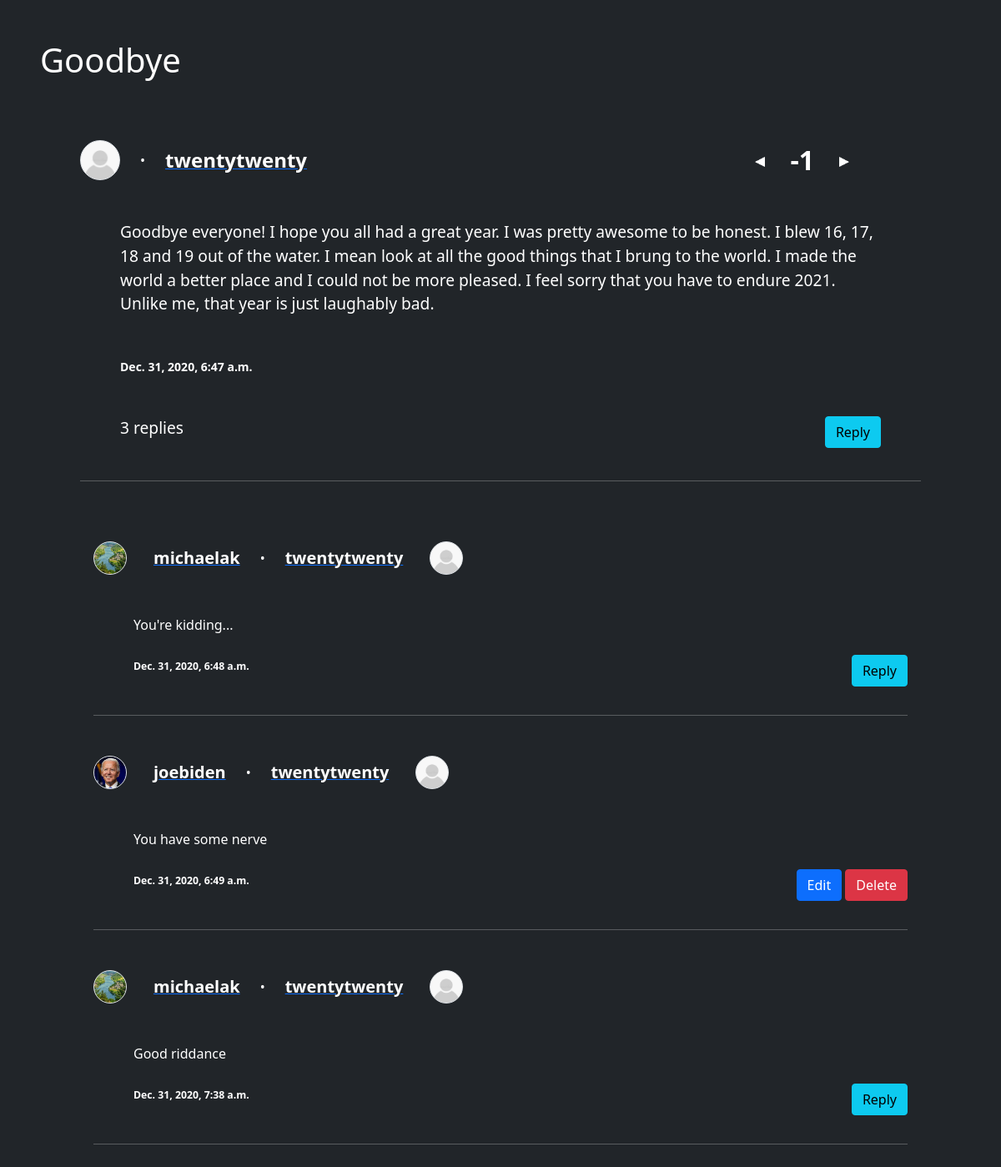
The page /posts/12 (signed in) on the database its author committed.
### forum/models.py (models this page shows, shortened)
class ForumPost (models.Model):
    profile = models.ForeignKey(Profile, on_delete=models.SET_NULL, null=True)
    title = models.CharField(max_length=200)
    description = models.CharField(max_length=3000, validators=[MinLengthValidator(20)])
    date_posted = models.DateTimeField(auto_now_add=True)
    upvotes = models.IntegerField(default=0, null=True, blank=True)
    @property
    def num_replies (self):
        return Reply.objects.filter(to=self).count()
    @property
    def standing (self):
        votes = Vote.objects.filter(post=self)
        return votes.filter(is_positive=True).count() - votes.filter(is_positive=False).count()

class Profile (models.Model):
    forum_user = models.OneToOneField(ForumUser, on_delete=models.CASCADE)
    picture = models.ImageField(default='defpfp.jpg', upload_to='profiles/', null=True, blank=True)
    date_joined = models.DateTimeField(auto_now_add=True)
    description = models.CharField(max_length=500, null=True, blank=True)
    @property
    def picture_url (self):
        try:
            return self.picture.url
        except:
            return ''

class ForumUser (models.Model):
    user = models.OneToOneField(User, on_delete=models.CASCADE)
    first_name = models.CharField(max_length=30)
    surname = models.CharField(max_length=30)
    email = models.EmailField(max_length=100)
    phone = models.CharField(max_length=10, validators=[MinLengthValidator(10)])
    dob = models.DateField()
    location = models.CharField(max_length=100, null=True, blank=True)

class Reply (models.Model):
    to = models.ForeignKey(ForumPost, on_delete=models.SET_NULL, null=True)
    replier = models.ForeignKey(Profile, on_delete=models.SET_NULL, null=True)
    content = models.CharField(max_length=2000, validators=[MinLengthValidator(10)])
    date_replied = models.DateTimeField(auto_now_add=True)

### forum/views.py (the view)
# urls.py: path('posts/<int:post_id>', post_details_view, name='post-details'),
def post_details_view (request, post_id):
    if post_id in [post.id for post in ForumPost.objects.all()]:
        post = ForumPost.objects.get(id=post_id)
        replies = Reply.objects.filter(to=post)
        if request.method == 'POST':
            reply_form = ReplyFrom(request.POST)
            if request.is_ajax():
                _id = request.POST.get('id')
                reply = Reply.objects.get(id=_id)
                try:
                    content = request.POST.get('reply-content')
                    reply.content = content
                    reply.save()
                except:
                    reply.delete()
                return render(request, 'forum/post_details.html', {
                    'post': post,
                    'is_logged_in' : request.user.is_authenticated,
                    'is_authorized': request.user == post.profile.forum_user.user if post.profile else False,
                    'reply_form': reply_form,
                    'replies': replies,
                    'req_user': request.user
                })
            if reply_form.is_valid():
                reply = reply_form.save(commit=False)
                reply.to = post
                forum_user = ForumUser.objects.get(user=request.user)
                profile = Profile.objects.get(forum_user=forum_user)
                reply.replier = profile
                reply.save()
                post.save()
            return redirect('post-details', post_id=post.id)
        else:
            reply_form = ReplyFrom()
    else:
        raise Http404
    return render(request, 'forum/post_details.html', {
        'post': post,
        'is_logged_in' : request.user.is_authenticated,
        'is_authorized': request.user == post.profile.forum_user.user if post.profile else False,
        'reply_form': reply_form,
        'replies': replies,
        'req_user': request.user
    })

### forum/templates/forum/post_details.html (shortened to what this page needs)
{% extends 'forum/base.html' %}
{% load static %}
{% block content %}
    <h1 class="mb-5">{{ post.title }}</h1>
    <div class="p-4 px-5">
        <div class="d-flex mb-5" style="align-items: center; padding-right: 5rem;">
            <div style="background-image: url('{{ post.profile.picture_url }}');"
            class="rounded-circle border post-profile-pic-container"></div>
            <span class="mx-4">&bullet;</span>
            {% if post.profile %}
                <a href="{% url 'profile' post.profile.forum_user.id %}">
                    <strong style="font-size: 1.5rem;">{{ post.profile.forum_user.user.username }}</strong>
                </a>
            {% else %}
                <strong>Deleted User</strong>
            {% endif %}
            <div style="margin-left: auto; display: flex; align-items: center;">
                {% if is_logged_in %}
                    <button style="background-color: transparent; border: none;" id="downvote" class="upvote-triangle">
                        <img src="{% static 'images/triangle.png' %}"  >
                    </button>
                {% endif %}
                <strong style="font-size: 2rem;" class="mx-4" id="standing">{{ post.standing }}</strong>
                {% if is_logged_in %}
                    <button style="background-color: transparent; border: none;" id="upvote" class="upvote-triangle">
                        <img src="{% static 'images/triangle.png' %}">
                    </button>
                {% endif %}
            </div>
        </div>
        <p style="font-size: larger;" class="px-5 muted mb-5">{{ post.description }}</p>
        <p><strong class="px-5 small">{{ post.date_posted }}</strong></p>
        <div class="mx-5 my-5">
            <div style="float: right;">
                {% if is_authorized %}
                    <a class="btn btn-primary" href="{% url 'post-update' post.id %}">Edit</a>
                    <a class="btn btn-danger" href="{% url 'post-delete' post.id %}">Delete</a>
                {% elif is_logged_in %}
                    <button class="btn btn-info" id="reply">Reply</button>
                {% endif %}
            </div>
            <p style="font-size:larger;" >{{ post.num_replies }} replies</p>
        </div>
        <hr class="my-5">
    </div>
    <div class="px-5">
        {% for reply in replies %}
            <form action="" class="px-3" method="POST" data-action="som"> {% csrf_token %}
                <div class="d-flex mb-5" style="align-items: center; padding-right: 5rem;">
                    <div style="background-image: url('{{ reply.replier.picture_url }}');"
                    class="rounded-circle border reply-profile-pic-container"></div>
                    <a href="{% url 'profile' reply.replier.forum_user.id %}" style="margin-left: 2rem;"><strong style="font-size: 1.25rem;">{{ reply.replier.forum_user.user.username }}</strong></a>
                    <span class="mx-4">&bullet;</span>
                    {% if reply.to.profile %}
                        <a href="{% url 'profile' post.profile.forum_user.id %}">
                            <strong style="font-size: 1.25rem;">{{ reply.to.profile.forum_user.user.username }}</strong>
                        </a>
                    {% else %}
                        <strong>Deleted User</strong>
                    {% endif %}
                    <div style="background-image: url('{{ reply.to.profile.picture_url }}'); margin-left: 2rem;"
                    class="rounded-circle border reply-profile-pic-container"></div>
                </div>
                <p class="px-5 muted mb-4 edit-reply-content" name="content">{{ reply.content }}</p>
                <div style="float: right;">
                    {% if req_user == reply.replier.forum_user.user %}
                        <button class="btn btn-primary" id="edit-reply">Edit</button>
                        <button type="submit" class="btn btn-danger">Delete</button>
                    {% elif is_logged_in %}
                        <button class="btn btn-info" id="reply">Reply</button>
                    {% endif %}
                </div>
                <p><small><strong class="px-5 small">{{ reply.date_replied }}</strong></small></p>
                <hr class="my-5">
            </form>
        {% endfor %}
    </div>
{% endblock content %}

### static/css/base.css (style rules this page uses)
* { color: white; }

### forum/templates/forum/post_details.html (style rules this page uses)
.post-profile-pic-container { width: 3rem; height: 3rem; background-size: cover; background-position: center; background-repeat: no-repeat; }
.reply-profile-pic-container { width: 2.5rem; height: 2.5rem; background-size: cover; background-position: center; background-repeat: no-repeat; }
.upvote-triangle img { width: 0.75rem; }
.upvote-triangle:first-of-type { transform: scaleX(-1); }

### rows shown on the page
ForumPost: title "Goodbye", profile.picture_url (picture), profile.forum_user.user.username "twentytwenty", standing "-1", description "Goodbye everyone! I hope you all had a great year. I was pretty awesome to be honest. I blew 16, 17, 18 and 19 out of the water. I mean look at all the good things that I brung to the world. I made the world a better place and I could not be more pleased. I feel sorry that you have to endure 2021. Unlike me, that year is just laughably bad.", date_posted "Dec. 31, 2020, 6:47 a.m.", num_replies "3"
Reply: replier.picture_url (picture), replier.forum_user.user.username "michaelak", to.profile.forum_user.user.username "twentytwenty", to.profile.picture_url (picture), content "You're kidding...", shows "Reply", date_replied "Dec. 31, 2020, 6:48 a.m."
Reply: replier.picture_url (picture), replier.forum_user.user.username "joebiden", to.profile.forum_user.user.username "twentytwenty", to.profile.picture_url (picture), content "You have some nerve", shows "Edit", date_replied "Dec. 31, 2020, 6:49 a.m."
Reply: replier.picture_url (picture), replier.forum_user.user.username "michaelak", to.profile.forum_user.user.username "twentytwenty", to.profile.picture_url (picture), content "Good riddance", shows "Reply", date_replied "Dec. 31, 2020, 7:38 a.m."
